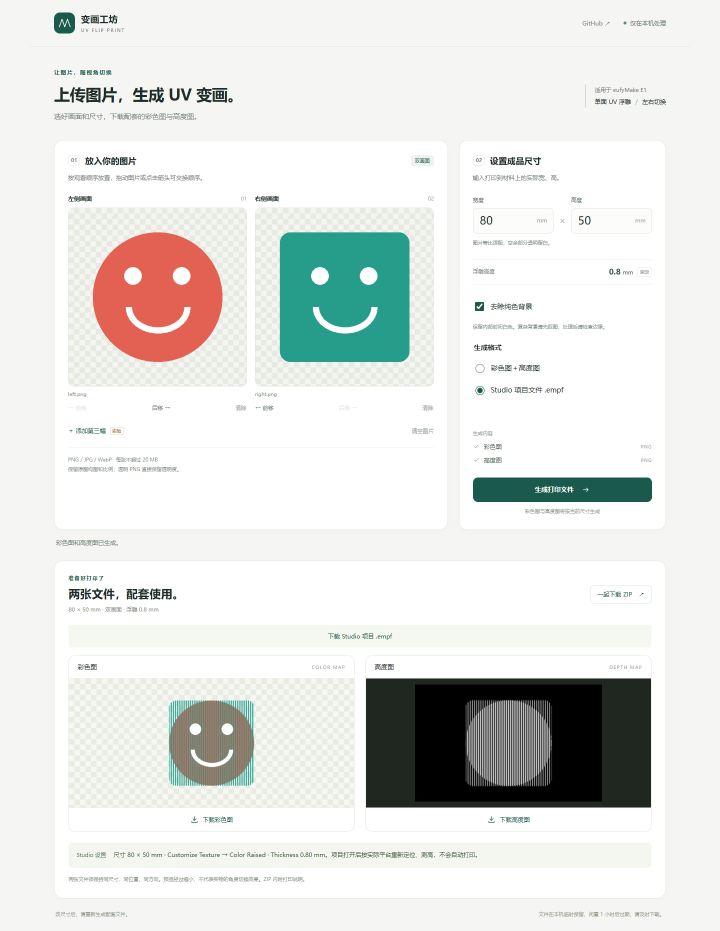
#> input picture docs/images/workbench.png, 1440 x 1862 px (shown at 1/2 size); its folder holds only this picture in this run
$ python generate.py --left ../docs/images/workbench.png --right ../docs/images/workbench.png --out out
#> lines starting #> are read from the running program, lines starting #| are printed output that depends on the picture
### uv_flip/maps.py
"""Single-face E1 UV relief maps with optional local mask-only background removal."""
from __future__ import annotations

from dataclasses import dataclass
import hashlib
import io
import json
import math
import warnings
import zipfile

import numpy as np
from PIL import Image, ImageChops, ImageOps, PngImagePlugin, UnidentifiedImageError

from .background import remove_background
from .studio import build_studio_project

DPI = 1440
RELIEF_MM = 0.8
MAX_FILE_BYTES = 20 * 1024 * 1024
MAX_INPUT_PIXELS = 24_000_000
MAX_OUTPUT_PIXELS = 40_000_000
ALGORITHM_VERSION = "uv-relief-1.1.0"


@dataclass(frozen=True)
class Canvas:
    width_mm: float
    height_mm: float

    def __post_init__(self):
        if any(not math.isfinite(v) or not 5 <= v <= 300 for v in (self.width_mm, self.height_mm)):
            raise ValueError("宽、高请输入 5–300 mm 之间的数字。")
        if self.width_px * self.height_px > MAX_OUTPUT_PIXELS:
            raise ValueError("这个尺寸超出了当前生成范围，请减小宽度或高度；100 × 100 mm 可以生成。")

    @property
    def width_px(self):
        return math.floor(self.width_mm / 25.4 * DPI + 0.5)

    @property
    def height_px(self):
        return math.floor(self.height_mm / 25.4 * DPI + 0.5)


@dataclass(frozen=True)
class Export:
    files: dict[str, tuple[str, bytes]]
    previews: dict[str, bytes]
    info: dict

    @property
    def byte_size(self):
        return sum(len(data) for _, data in self.files.values()) + sum(map(len, self.previews.values()))


def decode_source(data: bytes) -> Image.Image:
    if not data or len(data) > MAX_FILE_BYTES:
        raise ValueError("每张图片不能为空，且不能超过 20 MB。")
    try:
        with warnings.catch_warnings():
            warnings.simplefilter("error", Image.DecompressionBombWarning)
            with Image.open(io.BytesIO(data)) as original:
                if original.format not in {"PNG", "JPEG", "WEBP"}:
                    raise ValueError("请上传 PNG、JPG 或 WebP 图片。")
                if min(original.size) < 8 or original.width * original.height > MAX_INPUT_PIXELS:
                    raise ValueError("单张图片至少为 8 × 8 像素，且不能超过 2400 万像素。")
                if getattr(original, "is_animated", False):
                    raise ValueError("请先将动图导出为静态图片，再上传。")
                image = ImageOps.exif_transpose(original).convert("RGBA")
                image.load()
        if image.getchannel("A").getextrema()[1] == 0:
            raise ValueError("有一张图片完全透明，请更换后再生成。")
        return image
    except (UnidentifiedImageError, OSError, Image.DecompressionBombError,
            Image.DecompressionBombWarning) as exc:
        raise ValueError("有一张图片无法读取或尺寸过大，请检查文件。") from exc


def column_recipe(width: int, count: int):
    """Keep proven two-view geometry; use the approved narrower three-view floor."""
    if count == 2:
        pitch = math.floor(RELIEF_MM * 2 / math.sqrt(3) / 25.4 * DPI + 0.5)
        run, floor_gray = pitch / 2, 0
    elif count == 3:
        # 0.917 mm period: two 0.282 mm flanks and a 0.353 mm center floor.
        # Earlier floor occlusion trades some straight-on center coverage.
        pitch, run, floor_gray = 52, 16, 26
    else:
        raise ValueError("请上传两张或三张图片。")
    complete = width // pitch
    start = (width - complete * pitch) // 2
    end = start + complete * pitch
    position = np.arange(width)
    active = (position >= start) & (position < end)
    phase = (position - start) % pitch
    if count == 2:
        # Match the existing two-frame script's incomplete-edge policy: flat frame A.
        selection = np.where(active, np.where(phase < run, 0, 1), 0).astype(np.int8)
        wave = np.where(phase < run, phase / run, 1 - (phase - run) / run)
        gray = np.where(active, np.floor(wave * 255 + 0.5), 0).astype(np.uint8)
    else:
        # Incomplete edge cells keep flat frame C, so full-bleed inputs are not cut.
        selection = np.where(active, np.where(phase < run, 0, np.where(phase < 2*run, 2, 1)), 1).astype(np.int8)
        wave = np.maximum(0, 1 - np.abs(phase - run) / run)
        gray = np.where(active, np.rint(floor_gray + (255 - floor_gray)*wave), 0).astype(np.uint8)
    return selection, gray, {"pitch_pixels": pitch, "pitch_mm": pitch / DPI * 25.4,
                             "complete_periods": complete, "active_start": start, "active_end": end,
                             "side_run_pixels": run, "floor_gray": floor_gray}


def fit_size(source_size, canvas_size):
    """Contain the complete input canvas; never trim alpha or align subjects."""
    sw, sh = source_size
    cw, ch = canvas_size
    scale = min(cw / sw, ch / sh)
    return max(1, min(cw, math.floor(sw*scale+0.5))), max(1, min(ch, math.floor(sh*scale+0.5)))


def render_maps(sources: list[Image.Image], canvas: Canvas):
    w, h = canvas.width_px, canvas.height_px
    selected, heights, recipe = column_recipe(w, len(sources))
    color = Image.new("RGBA", (w, h))
    depth = Image.new("L", (w, h))
    placements = []
    # Keep large canvases bounded: one resized input and small raster bands at a time.
    for index, source in enumerate(sources):
        fw, fh = fit_size(source.size, (w, h))
        ox, oy = (w-fw)//2, (h-fh)//2
        placements.append({"source_pixels": list(source.size), "fitted_pixels": [fw, fh], "offset_pixels": [ox, oy]})
        resized = source.resize((fw, fh), Image.Resampling.LANCZOS)
        columns = selected[ox:ox+fw] == index
        stripe_mask = (columns.astype(np.uint8) * 255)[None, :]
        for y in range(0, fh, 96):
            bh = min(96, fh-y)
            band = np.array(resized.crop((0, y, fw, y+bh)))
            # Copy alpha exactly. In particular, empty frame B must erase A in B strips.
            band[band[:, :, 3] == 0] = 0
            mask = Image.fromarray(np.repeat(stripe_mask, bh, axis=0))
            d = np.where(band[:, :, 3] > 0, heights[ox:ox+fw][None, :], 0).astype(np.uint8)
            color.paste(Image.fromarray(band), (ox, oy+y), mask)
            depth.paste(Image.fromarray(d), (ox, oy+y), mask)
        resized.close()
    return color, depth, recipe, placements


def encode_png(image, pair_id, kind):
    metadata = PngImagePlugin.PngInfo()
    metadata.add_text("UVPrintPair", pair_id)
    metadata.add_text("UVPrintRole", kind)
    metadata.add_text("UVPrintAlgorithm", ALGORITHM_VERSION)
    metadata.add_text("UVPrintReliefMm", str(RELIEF_MM))
    stream = io.BytesIO()
    image.save(stream, format="PNG", dpi=(DPI, DPI), pnginfo=metadata, compress_level=6)
    data = stream.getvalue()
    # Validate exported file structure, metadata and CRC, rather than just live buffers.
    with Image.open(io.BytesIO(data)) as reopened:
        if reopened.size != image.size or reopened.info.get("UVPrintPair") != pair_id:
            raise RuntimeError("输出文件校验失败，请重新生成。")
        if abs(reopened.info["dpi"][0] - DPI) > 0.01:
            raise RuntimeError("输出分辨率校验失败，请重新生成。")
        reopened.verify()
    return data


# [25 lines left out: functions thumbnail, remove_source_background, not called in this run]


def generate_export(inputs: list[bytes], canvas: Canvas, pair_id: str,
                    should_remove_background: bool = False, output_mode: str = 'images') -> Export:
    if output_mode not in {'images', 'project'}:
        raise ValueError('请选择分开彩色图与高度图，或 Studio 项目文件。')
    if len(inputs) not in {2, 3}:
        raise ValueError("请上传两张或三张图片。")
    sources = []
    background_processing = []
    color = depth = None
    try:
        for data in inputs:
            sources.append(decode_source(data))
            if should_remove_background:
                try:
                    background_processing.append(remove_source_background(sources[-1]))
                except ValueError as exc:
                    raise ValueError(f"第 {len(sources)} 张图片：{exc}") from exc
        color, depth, recipe, placements = render_maps(sources, canvas)
        color_bytes = encode_png(color, pair_id, "color")
        # RGB grayscale is compatible with the previously delivered Studio depth maps.
        rgb_depth = depth.convert("RGB")
        try:
            depth_bytes = encode_png(rgb_depth, pair_id, "depth")
        finally:
            rgb_depth.close()
        previews = {"color": thumbnail(color), "depth": thumbnail(depth)}
        count = len(inputs)
        prefix = f"uv-{canvas.width_mm:g}x{canvas.height_mm:g}mm-{count}views-{pair_id[:8]}"
        color_name = prefix + "-COLOR.png"
        depth_name = prefix + "-DEPTH-0p8mm.png"
        order = ["左侧", "右侧"] if count == 2 else ["左侧", "正面", "右侧"]
        info = {"pair_id": pair_id, "algorithm": ALGORITHM_VERSION,
                "output_mode": output_mode,
                "width_mm": canvas.width_mm, "height_mm": canvas.height_mm,
                "width_px": canvas.width_px, "height_px": canvas.height_px,
                "dpi": DPI, "relief_mm": RELIEF_MM, "frame_count": count, "view_order": order,
                "experimental": count == 3, "geometry": recipe, "placements": placements,
                "remove_background": should_remove_background, "background_processing": background_processing,
                "source_sha256": [hashlib.sha256(data).hexdigest() for data in inputs],
                "studio_import_tested": False, "physical_print_tested": False,
                "files": {"color": {"name": color_name, "sha256": hashlib.sha256(color_bytes).hexdigest()},
                          "depth": {"name": depth_name, "sha256": hashlib.sha256(depth_bytes).hexdigest()}}}
        files = {"color": (color_name, color_bytes), "depth": (depth_name, depth_bytes)}
        project_note = ''
        if output_mode == 'project':
            project_name = prefix + '-STUDIO.empf'
            project_bytes = build_studio_project(color_bytes, depth_bytes, previews['color'],
                                                canvas.width_mm, canvas.height_mm, RELIEF_MM, count)
            files['project'] = (project_name, project_bytes)
            info['files']['project'] = {'name': project_name, 'sha256': hashlib.sha256(project_bytes).hexdigest()}
            project_note = (f'可直接在 Studio 打开 {project_name}，无需分别导入两张 PNG。项目内已设成品尺寸和 0.80 mm 彩色堆高。'
                            '默认标准平板画布、图案居中；请按当前平台、材料位置重新快照定位并测高。项目不会自动提交打印。\n\n')
        note = ("三画面采用小角度试印结构：周期约 0.92 mm、中间槽宽约 0.35 mm。目标是减小侧视所需倾角，正面可能更易混入左右图像；新版尚待实物验证。透明轮廓会打断凸棱，可能影响遮挡。"
                if count == 3 else "双画面采用双坡面结构；正面和过渡角度可能混图，透明轮廓交界可能出现残影。")
        background_note = ("已开启本地纯色背景移除，仅修改透明蒙版，未裁切或重绘。已有透明 PNG 使用原透明通道；请检查主体边缘与内部图案，误去除时关闭去背景或上传手工抠好的透明 PNG。"
                           if should_remove_background else "保留上传图片的背景；如需透明底，请开启去除背景或上传透明 PNG。")
        instructions = f"""UV 变画打印说明

文件编号：{pair_id}
成品尺寸：{canvas.width_mm:g} × {canvas.height_mm:g} mm
浮雕高度：0.8 mm（不等于板材厚度）
画面顺序：{' → '.join(order)}

{project_note}以下为分开导入 PNG 的备用步骤：
1. 导入 {color_name}，将宽、高分别设为 {canvas.width_mm:g} 和 {canvas.height_mm:g} mm。
2. Craft Mode → Customize Texture，导入配套的 {depth_name}。
3. Ink Mode：Color Raised；Thickness：0.80 mm；Contrast：0；Ink Saving：0%；Texture：Default。
4. 彩色图和高度图保持相同尺寸、位置和方向，不单独裁切、缩放、反相或镜像。
5. 从打印面观看，无需背印镜像。按设备流程定位、测高；条纹在文件中为竖向；需要旋转时旋转整个纹理对象，保持两图一致。
6. 透明区保持无墨、零高度。{background_note}
7. 高度图黑色表示零高度，不是黑墨。生成预览只展示输出文件，不是实物角度效果。
8. 先打印一枚小样。{note}

图片按完整原始画布等比适配，居中透明留白；没有裁去原图留白、重新排列主体或重新绘图。
修改尺寸后请重新生成，不要仅在 Studio 中拉伸旧文件。尺寸以本说明的毫米数为准，PNG 的像素/DPI 存在微小舍入。
这两张图是同一组文件，请成对使用。对应 {DPI} DPI，{canvas.width_px} × {canvas.height_px} px。
本次生成仅校验数字文件，未在 Studio 导入或进行实物打印。
"""
        archive = io.BytesIO()
        with zipfile.ZipFile(archive, "w", zipfile.ZIP_DEFLATED) as package:
            for filename, content in files.values():
                package.writestr(filename, content)
            package.writestr("打印说明.txt", instructions)
            package.writestr("parameters.json", json.dumps(info, ensure_ascii=False, indent=2))
        files['package'] = (prefix + '.zip', archive.getvalue())
        return Export(files, previews, info)
    finally:
        for image in sources:
            image.close()
        if color is not None:
            color.close()
        if depth is not None:
            depth.close()

### scripts/generate.py
"""Generate paired print files without starting a server."""
import argparse
import json
from pathlib import Path
import secrets
import sys

sys.path.insert(0, str(Path(__file__).resolve().parents[1]))

from uv_flip.maps import Canvas, MAX_FILE_BYTES, generate_export


def main():
    parser = argparse.ArgumentParser(description='UV relief flip print: PNG pairs and optional Studio EMPF')
    parser.add_argument('--left', type=Path, required=True, help='Image seen from the left')
    parser.add_argument('--right', type=Path, required=True, help='Image seen from the right')
    parser.add_argument('--center', type=Path, help='Experimental third image seen from the front')
    parser.add_argument('--width-mm', type=float, default=50)
    parser.add_argument('--height-mm', type=float, default=50)
    parser.add_argument('--remove-background', action='store_true', help='Remove edge-connected solid background')
    parser.add_argument('--project', action='store_true', help='Also export self-contained Studio .empf')
    parser.add_argument('--out', type=Path, required=True, help='New or empty output folder')
    args = parser.parse_args()
    try:
        canvas = Canvas(args.width_mm, args.height_mm)
        if args.out.exists() and (not args.out.is_dir() or any(args.out.iterdir())):
            raise ValueError('输出目录须为新的或空的目录，避免覆盖原有文件。')
        sources = [args.left, args.center, args.right] if args.center else [args.left, args.right]
        inputs = []
        for path in sources:
            with path.open('rb') as f:
                inputs.append(f.read(MAX_FILE_BYTES+1))
        export = generate_export(inputs, canvas, secrets.token_hex(12), args.remove_background,
                                 'project' if args.project else 'images')
#> in decode_source, original is the input picture: PIL image 1440x1862 RGB; mean R, G, B 226.9, 228.9, 225.7
#> in render_maps, `selected, heights, recipe = column_recipe(w, len(sources))`: selected = 2835 values, max 1 at index 39, min 0 at index 0, mean 0.495; heights = 2835 values, max 255 at index 39, min 0 at index 0, mean 126.3; recipe = {'pitch_pixels': 52, 'pitch_mm': 0.917, 'complete_periods': 54, 'active_start': 13, 'active_end': 2821, 'side_run_pixels': 26, 'floor_gray': 0}
#> in render_maps, `color = Image.new("RGBA", (w, h))`: color: PIL image 2835x2835 RGBA; every value is 0
#> in render_maps, `depth = Image.new("L", (w, h))`: depth: PIL image 2835x2835 L; every value is 0
#> the loop in render_maps, `for index, source in enumerate(sources):` made 2 passes
#> (sw in fit_size, sh in fit_size, cw in fit_size, ch in fit_size, scale in fit_size, fw, fh, ox) on passes 1 to 2: (1440, 1862, 2835, 2835, 1.52, 2192, 2835, 321), (1440, 1862, 2835, 2835, 1.52, 2192, 2835, 321)
#> after the loop in render_maps, `for index, source in enumerate(sources):`:
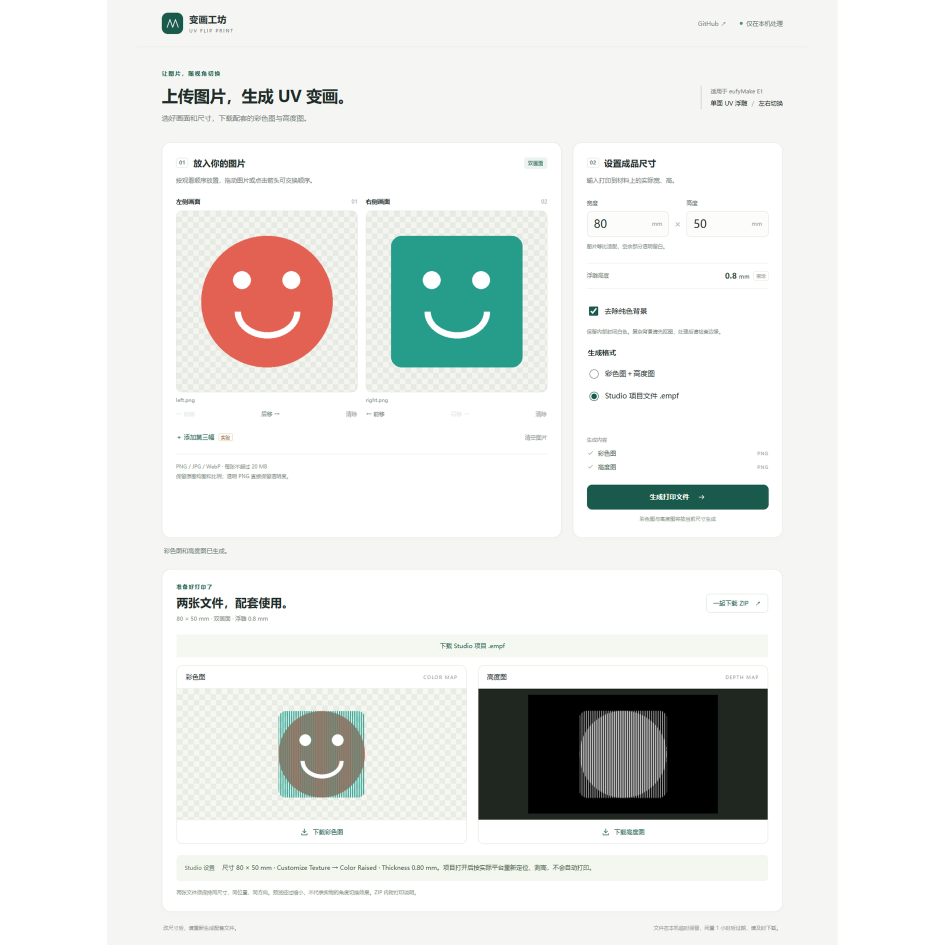
#> color: PIL image 2835x2835 RGBA (shown at 1/3 size); mean R, G, B, A 175.3, 176.9, 174.5, 197.2; transparent parts drawn white
#> after the loop in render_maps, `for index, source in enumerate(sources):`:
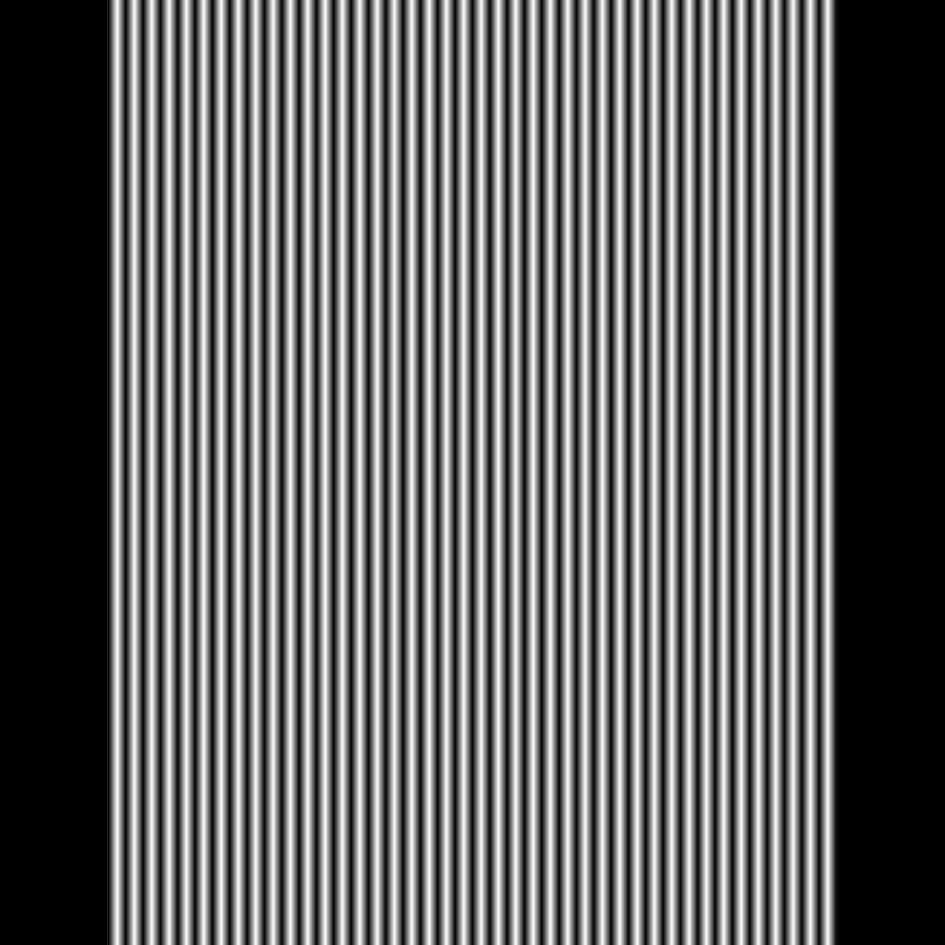
#> depth: PIL image 2835x2835 L (shown at 1/3 size); min 0, max 255, mean 98.3
#> in generate_export, `color, depth, recipe, placements = render_maps(sources, canvas)`: placements = 2 items
#> the loop in generate_export, `for image in sources:` made 2 passes
        args.out.mkdir(parents=True, exist_ok=True)
        files = {}
        for role, (name, data) in export.files.items():
            target = args.out / name
            target.write_bytes(data)
            files[role] = str(target.resolve())
        (args.out / 'parameters.json').write_text(json.dumps(export.info, ensure_ascii=False, indent=2), encoding='utf-8')
        print(json.dumps({'success': True, 'files': files, 'parameters': export.info}, ensure_ascii=True))
    except (OSError, ValueError) as exc:
        parser.exit(2, f'Generation failed: {exc}\n')


if __name__ == '__main__':
#> (the run stopped early here; a loop or call above may not have finished)
